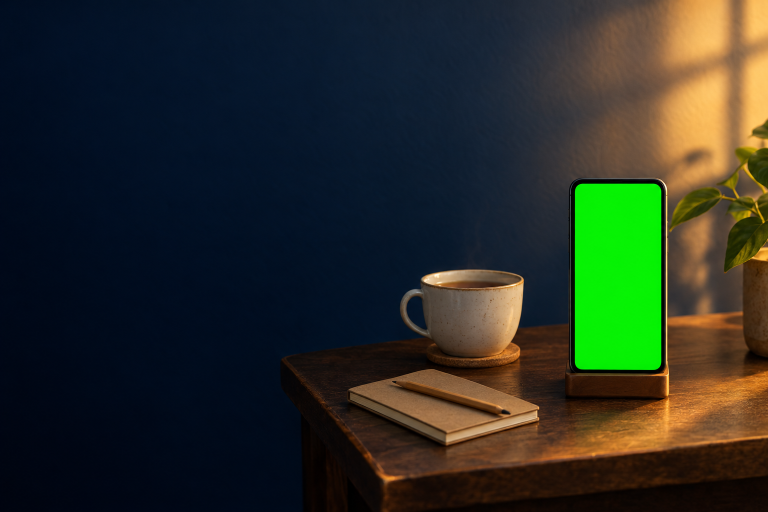
#> input picture docs/bilder/readme/quelle/hero-roh-0.png, 1536 x 1024 px (shown at 1/2 size)
$ python hero_bauen.py
#> lines starting #> are read from the running program, lines starting #| are printed output that depends on the picture; after the words box and inside, x2 and y2 are one past the last pixel; in counts of white or black regions, pixels touching at a corner belong together
"""Setzt das echte Bildschirmfoto in die erzeugte Szene und legt Logo und Titel scharf darauf."""
from PIL import Image, ImageDraw, ImageFont, ImageFilter, ImageEnhance
import numpy as np

F = "/usr/share/fonts/opentype/inter/"
GOLD, WEISS, GRAU = (196, 155, 24), (245, 243, 238), (201, 206, 216)

szene = Image.open("hero-roh-0.png").convert("RGB")
#> szene is the input picture: PIL image 1536x1024 RGB; mean R, G, B 39.5, 45.7, 36.4
a = np.array(szene).astype(int)
gruen = (a[:, :, 1] > 150) & (a[:, :, 1] > a[:, :, 0] + 60) & (a[:, :, 1] > a[:, :, 2] + 60)
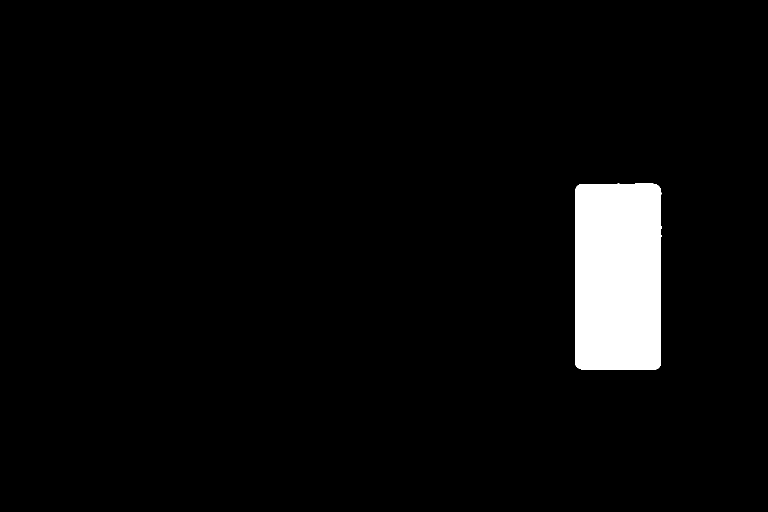
#> gruen: shape (1024, 1536) bool (shown at 1/2 size); 4.1% white; 1 white region, box (x1, y1, x2, y2) and area: (1150, 367, 1323, 740) 63745
ys, xs = np.nonzero(gruen)
x0, x1, y0, y1 = xs.min(), xs.max() + 1, ys.min(), ys.max() + 1
#> x0 = 1150; x1 = 1323; y0 = 367; y1 = 740
w, h = x1 - x0, y1 - y0
#> w = 173; h = 373

# Bildschirmfoto auf Breite, oben und unten mit der eigenen Randfarbe auffüllen.
#> (the run stopped early here; a loop or call above may not have finished)
